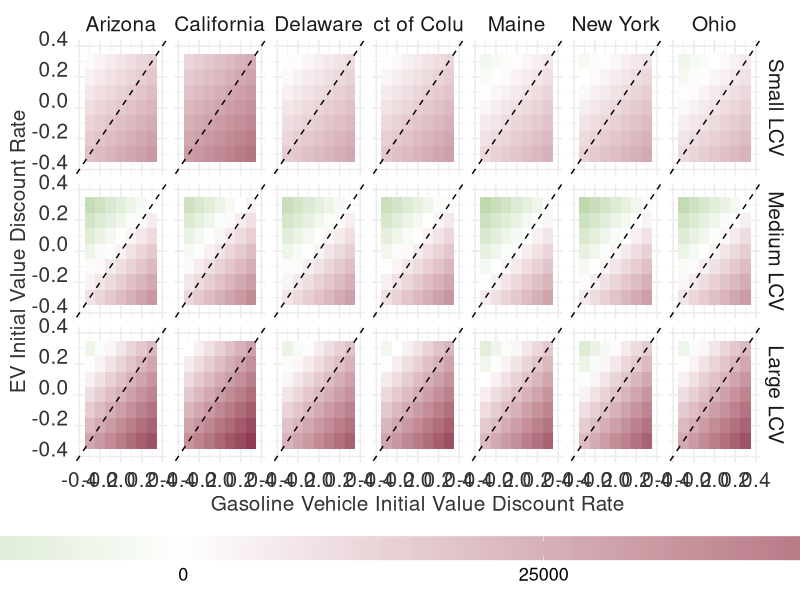
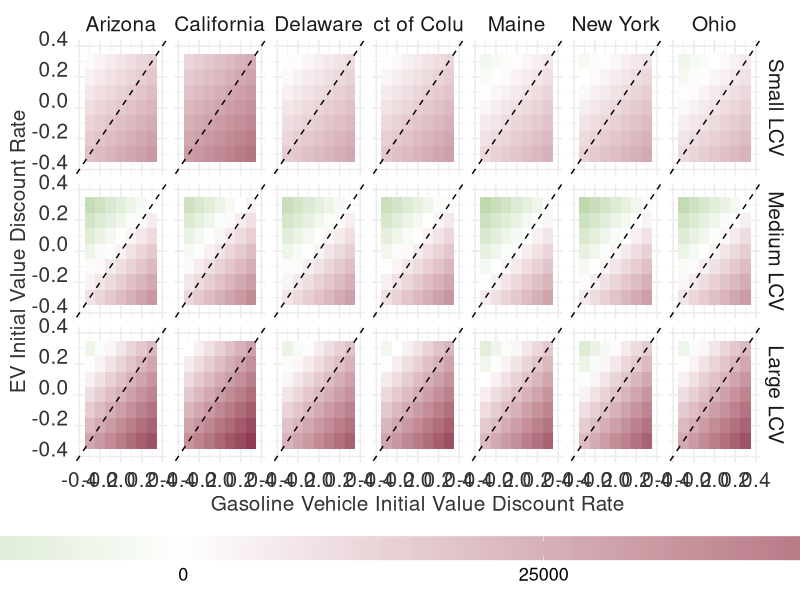

Here is the R script that generated these plots, in order:
# This script performs a sensitivity analysis on changing the initial value in TCO calculation 
# between electric vehicles (EV) and gasoline vehicles across different states 
# and vehicle types. The analysis visualizes the TCO differences using a 
# heatmap for each state and vehicle type combination.

# Load necessary libraries
library(readxl)
library(dplyr)
library(ggplot2)
library(tidyr)
library(purrr)

# Read the Excel file containing initial value data
data3 <- read_excel("sensitive_analysis_data/initial_value.xlsx")

# Define columns to remove based on specified ranges and specific values
cols_to_remove <- c(seq(-0.9, -0.5, by = 0.1), seq(0.5, 0.9, by = 0.1), 1, -1)
cols_to_remove <- sprintf("%.1f", cols_to_remove)
cols_to_remove[cols_to_remove %in% c("-1.0", "1.0")] <- sprintf("%.0f", as.numeric(cols_to_remove[cols_to_remove %in% c("-1.0", "1.0")]))

# Remove the specified columns from the dataset
data3 <- data3 %>%
  select(-all_of(cols_to_remove))

# Function to calculate differences for a given state and vehicle type
calc_differences <- function(state, vehicle_type, data) {
  # Filter EV and Gasoline data for the given state and vehicle type
  ev_data <- data %>%
    filter(State_Name == state, Vehicle_Type == vehicle_type, Fuel == "EV") %>%
    select(matches('^(0|\\d+)(\\.\\d+)?$|^-*[0-9]+(\\.[0-9]+)?$')) %>%
    unlist() %>%
    as.numeric()
  
  gasoline_data <- data %>%
    filter(State_Name == state, Vehicle_Type == vehicle_type, Fuel == "Gasoline") %>%
    select(matches('^(0|\\d+)(\\.\\d+)?$|^-*[0-9]+(\\.[0-9]+)?$')) %>%
    unlist() %>%
    as.numeric()
  
  # Initialize a matrix to store the differences
  difference_matrix <- matrix(nrow = length(ev_data), ncol = length(gasoline_data))
  
  # Calculate the pairwise differences
  for (i in 1:length(ev_data)) {
    for (j in 1:length(gasoline_data)) {
      difference_matrix[i, j] <- gasoline_data[j] - ev_data[i]
    }
  }
  
  # Convert the matrix to a long format for ggplot
  difference_data <- as.data.frame(difference_matrix)
  names(difference_data) <- seq(-0.4, by = 0.1, length.out = ncol(difference_data))
  difference_data$EV_Mileage <- seq(-0.4, by = 0.1, length.out = nrow(difference_data))
  long_data <- tidyr::pivot_longer(difference_data, cols = -EV_Mileage, names_to = "Gasoline_Mileage", values_to = "Difference")
  
  long_data = long_data %>% mutate(state = state, vehicle_type = vehicle_type)
  return(long_data)
}

# Create a combination of states and vehicle types and calculate differences
out <- tidyr::expand_grid(
  states = c("Delaware", "Maine", "Ohio", "Arizona", "California", "New York", "District of Columbia"),
  vehicle_types = c("Small LCV", "Medium LCV", "Large LCV") 
) %>%
  mutate(id = 1:n()) %>%
  split(.$id) %>%
  purrr::map_dfr(~calc_differences(state = .$states, vehicle_type = .$vehicle_types, data = data3), .id = "id")

# Set the factor levels for vehicle types
out$vehicle_type <- factor(out$vehicle_type,
                           levels = c("Small LCV",
                                      "Medium LCV",
                                      "Large LCV"))

# Set options to avoid scientific notation
options(scipen = 10000)

# Generate the heatmap visualization
ggplot() +
  geom_tile(data = out, aes(x = as.numeric(Gasoline_Mileage), y = as.numeric(EV_Mileage), fill = Difference)) +
  scale_fill_gradient2(low = "#399213", high = "#7B143A", mid = "white", midpoint = 0) +
  geom_abline(slope = 1, intercept = 0, color = "black", linetype = "dashed") + # Add this line for the diagonal
  theme_minimal() +
  labs(x = "Gasoline Vehicle Initial Value Discount Rate",
       y = "EV Initial Value Discount Rate",
       fill = "Difference") +
  facet_grid(cols = vars(state), rows = vars(vehicle_type)) +
  theme(legend.position = "bottom") +
  guides(fill = guide_colourbar(
    theme = theme(
      legend.key.width = unit(dev.size()[1] * 2, "inches")
    ))
  ) +
  theme(strip.text = element_text(size = 15)) +
  theme(axis.text.x = element_text(color = "grey20", size = 15, angle = 0, hjust = .5, vjust = .5, face = "plain"),
        axis.text.y = element_text(color = "grey20", size = 15, angle = 0, hjust = 1, vjust = 0, face = "plain"),  
        axis.title.y = element_text(color = "grey20", size = 15, angle = 90, hjust = .5, vjust = .5, face = "plain"),
        axis.title.x = element_text(color = "grey20", size = 15, angle = 0, hjust = .5, vjust = .5, face = "plain")) +
  theme(legend.text = element_text(size = 13)) +
  theme(legend.title = element_text(size = 15)) +
  xlim(-0.4, 0.4) +
  ylim(-0.4, 0.4)

# Save the plot
ggsave("value.png", width = 16, height = 9, dpi = 800)
